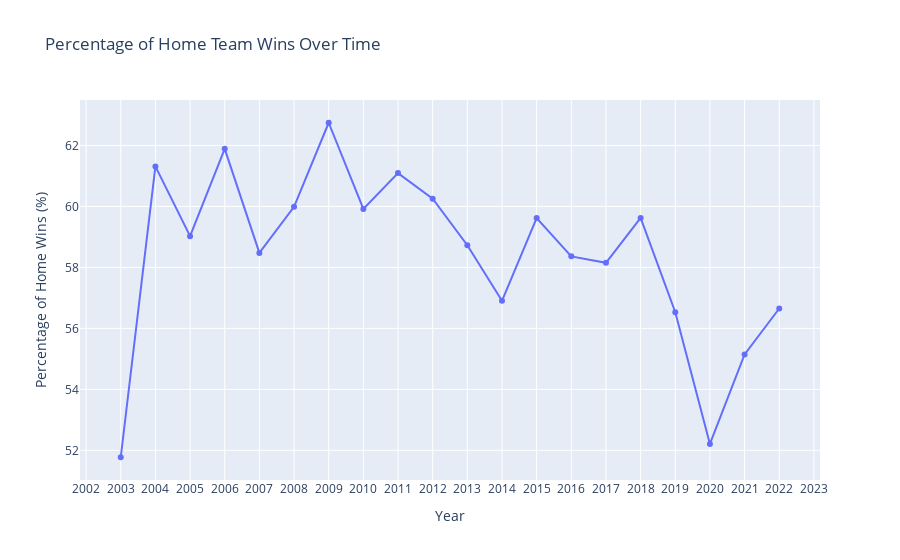

Notebook cell for this chart:
### Code cell
import pandas as pd
import plotly.express as px

data_path = './games.csv' 
games_data = pd.read_csv(data_path)
games_data['GAME_DATE_EST'] = pd.to_datetime(games_data['GAME_DATE_EST'])
games_data['YEAR'] = games_data['GAME_DATE_EST'].dt.year
yearly_stats = games_data.groupby('YEAR').agg(
    Total_Games=('HOME_TEAM_WINS', 'size'),
    Home_Wins=('HOME_TEAM_WINS', 'sum')
)

yearly_stats['Home_Win_Percentage'] = (yearly_stats['Home_Wins'] / yearly_stats['Total_Games']) * 100

#  interactive plot of home win percentage over the years
fig = px.line(yearly_stats, y='Home_Win_Percentage', title='Percentage of Home Team Wins Over Time',
              labels={'Home_Win_Percentage': 'Percentage of Home Wins', 'YEAR': 'Year'},
              markers=True)  
fig.update_layout(xaxis_title='Year',
                  yaxis_title='Percentage of Home Wins (%)',
                  xaxis=dict(tickmode='linear'),
                  hovermode='x')
fig.show()

### Figure 1 — Plotly figure (JSON) as saved in the notebook; plotly's stock layout.template omitted (floating-point values rounded to 4 significant figures)
{"data": [{"hovertemplate": "Year=%{x}<br>Percentage of Home Wins=%{y}<extra></extra>", "legendgroup": "", "line": {"color": "#636efa", "dash": "solid"}, "marker": {"symbol": "circle"}, "mode": "markers+lines", "name": "", "orientation": "v", "showlegend": false, "type": "scatter", "x": [2003, 2004, 2005, 2006, 2007, 2008, 2009, 2010, 2011, 2012, 2013, 2014, 2015, 2016, 2017, 2018, 2019, 2020, 2021, 2022], "xaxis": "x", "y": [51.77, 61.31, 59.02, 61.89, 58.48, 59.99, 62.75, 59.92, 61.09, 60.25, 58.73, 56.9, 59.62, 58.36, 58.15, 59.62, 56.53, 52.21, 55.14, 56.65], "yaxis": "y"}], "layout": {"hovermode": "x", "legend": {"tracegroupgap": 0}, "title": {"text": "Percentage of Home Team Wins Over Time"}, "xaxis": {"anchor": "y", "domain": [0, 1], "tickmode": "linear", "title": {"text": "Year"}}, "yaxis": {"anchor": "x", "domain": [0, 1], "title": {"text": "Percentage of Home Wins (%)"}}}}
